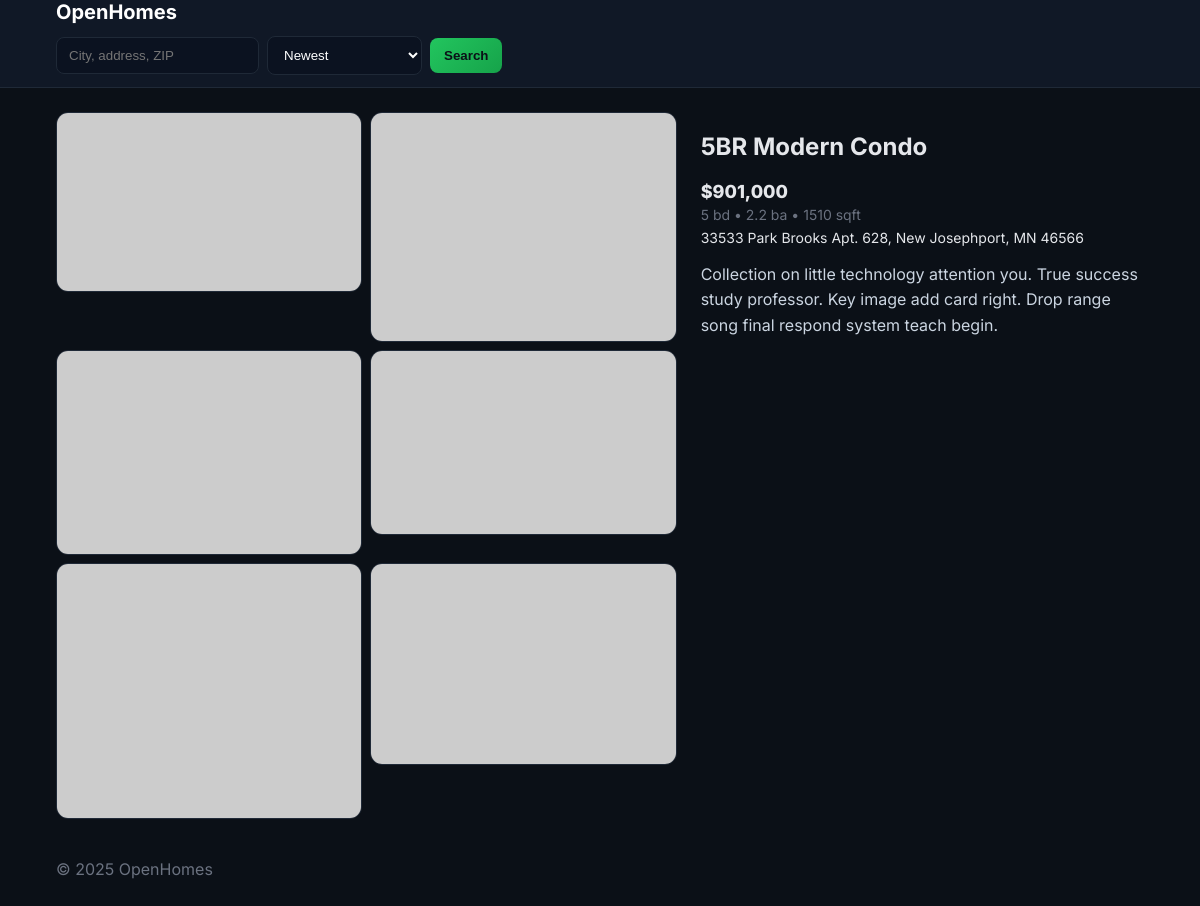
Screenshot of /properties/57 with the database file from the repository.
### app/models.py (models this page shows, shortened)
class PropertyImage(db.Model):
    __tablename__ = "property_images"
    id: Mapped[int] = mapped_column(Integer, primary_key=True)
    property_id: Mapped[int] = mapped_column(ForeignKey("properties.id", ondelete="CASCADE"), nullable=False)
    url: Mapped[str] = mapped_column(String(512), nullable=False)
    is_primary: Mapped[bool] = mapped_column(Boolean, default=False, nullable=False)
    created_at: Mapped[datetime] = mapped_column(DateTime, nullable=False, default=datetime.utcnow)
    property: Mapped[Property] = relationship(back_populates="images")

class Property(db.Model):
    __tablename__ = "properties"
    id: Mapped[int] = mapped_column(Integer, primary_key=True)
    title: Mapped[str] = mapped_column(String(255), nullable=False)
    address_line: Mapped[str] = mapped_column(String(255), nullable=False)
    city: Mapped[str] = mapped_column(String(120), nullable=False)
    state: Mapped[str] = mapped_column(String(20), nullable=False)
    zipcode: Mapped[str] = mapped_column(String(20), nullable=False)
    price: Mapped[int] = mapped_column(Integer, nullable=False, index=True)
    bedrooms: Mapped[int] = mapped_column(Integer, nullable=False, default=0)
    bathrooms: Mapped[float] = mapped_column(Float, nullable=False, default=0.0)
    property_type: Mapped[str] = mapped_column(String(50), nullable=False, default="house")
    square_feet: Mapped[int] = mapped_column(Integer, nullable=True)
    lot_size_sqft: Mapped[int] = mapped_column(Integer, nullable=True)
    latitude: Mapped[float] = mapped_column(Float, nullable=True)
    longitude: Mapped[float] = mapped_column(Float, nullable=True)
    year_built: Mapped[int] = mapped_column(Integer, nullable=True)
    description: Mapped[str] = mapped_column(Text, nullable=True)
    status: Mapped[str] = mapped_column(String(50), nullable=False, default="for_sale")
    created_at: Mapped[datetime] = mapped_column(DateTime, nullable=False, default=datetime.utcnow)
    updated_at: Mapped[datetime] = mapped_column(DateTime, nullable=False, default=datetime.utcnow, onupdate=datetime.utcnow)
    images: Mapped[List["PropertyImage"]] = relationship(
        back_populates="property",
        cascade="all, delete-orphan",
        lazy="selectin",
    )
    __table_args__ = (
        Index("idx_properties_city_state", "city", "state"),
        Index("idx_properties_created_at", "created_at"),
    )

### app/routes/pages.py (the view)
@pages_bp.get("/properties/<int:property_id>")
def property_detail(property_id: int):
    prop = Property.query.get_or_404(property_id)
    return render_template("detail.html", property=prop)

### app/templates/detail.html (shortened to what this page needs)
{% extends 'base.html' %}
{% block content %}
<article class="detail">
  <div class="gallery">
    {% if property.images %}
      {% for img in property.images %}
        <img src="{{ img.url }}" alt="Photo of {{ property.title }}" />
      {% endfor %}
    {% else %}
      <img src="https://picsum.photos/960/600?grayscale" alt="Placeholder" />
    {% endif %}
  </div>
  <div class="summary">
    <h1>{{ property.title }}</h1>
    <div class="price">${{ '{:,}'.format(property.price) }}</div>
    <div class="meta">{{ property.bedrooms }} bd • {{ property.bathrooms }} ba • {{ property.square_feet or '?' }} sqft</div>
    <div class="address">{{ property.address_line }}, {{ property.city }}, {{ property.state }} {{ property.zipcode }}</div>
    <p class="description">{{ property.description }}</p>
  </div>
</article>
{% endblock %}

### app/static/css/styles.css (style rules this page uses)
* { box-sizing:border-box }
:root { --bg:#0b1017;--surface:#101826;--muted:#6b7280;--text:#e5e7eb;--primary:#22c55e;--card:#0f172a }
body { margin:0;background:var(--bg);color:var(--text);font-family:Inter,system-ui,-apple-system,Segoe UI,Roboto,Helvetica,Arial,sans-serif }
.price { font-weight:800;font-size:18px }
.meta { color:var(--muted);font-size:14px;margin-top:4px }
.address { margin-top:6px;font-size:14px }
.detail { display:grid;grid-template-columns:1.4fr 1fr;gap:24px;margin:24px 0 }
.gallery { display:grid;grid-template-columns:repeat(2,1fr);gap:8px }
.gallery img { width:100%;border-radius:12px;border:1px solid #1f2937 }
.summary .description { color:#cbd5e1;line-height:1.6 }

### rows the page displays
Property: title "5BR Modern Condo", price "901,000", bedrooms "5", bathrooms "2.2", square_feet "1510", address_line "33533 Park Brooks Apt. 628", city "New Josephport", state "MN", zipcode "46566", description "Collection on little technology attention you. True success study professor. Key image add card right. Drop range song final respond system teach begin."

### other values shown
{{ 2025 }} "2025"
